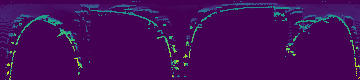
#> input picture scan_dl_images_origianl/sc_000094.png, 360 x 80 px; its folder holds only this picture in this run
$ python compere_data.py
#> lines starting #> are read from the running program, lines starting #| are printed output that depends on the picture; long printed decimals are rounded
import os
import numpy as np
from PIL import Image
import matplotlib.pyplot as plt
from skimage.metrics import structural_similarity as ssim
from skimage.metrics import mean_squared_error
import glob

def compare_images(folder1, folder2, output_folder="comparison_results"):
    """
    Compare images with the same filename from two different folders.

    Parameters:
    - folder1: Path to first folder containing images
    - folder2: Path to second folder containing images
    - output_folder: Folder to save comparison results
    """
#> called with folder1 = 'scan_dl_images_origianl', folder2 = 'scan_dl_images_second', output_folder = 'comparison_results'
    # Create output folder
    os.makedirs(output_folder, exist_ok=True)

    # Get list of image files in both folders
    files1 = sorted(glob.glob(os.path.join(folder1, "*.png")))

    # Track overall statistics
    all_ssim = []
    all_mse = []
    all_filenames = []

    # Set thresholds for determining similarity
    ssim_threshold = 0.99  # SSIM above this is considered similar
    mse_threshold = 0.0001  # MSE below this is considered similar

    print(f"Comparing images from:\n - {folder1}\n - {folder2}\n")
    print(f"{'Filename':<15} {'SSIM':<10} {'MSE':<10} {'Similar?':<10}")
    print("-" * 50)

    # Loop through files in folder1
    for file_path1 in files1:
        filename = os.path.basename(file_path1)
        file_path2 = os.path.join(folder2, filename)

        # Check if file exists in second folder
        if not os.path.exists(file_path2):
            print(f"{filename:<15} {'N/A':<10} {'N/A':<10} {'File missing in folder 2':<10}")
            continue

        # Open images
        img1 = np.array(Image.open(file_path1).convert('L'))  # Convert to grayscale
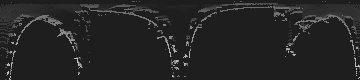
#> img1: shape (80, 360); min 30, max 215, mean 36.9
        img2 = np.array(Image.open(file_path2).convert('L'))

        # Ensure images are the same size
        if img1.shape != img2.shape:
            print(f"{filename:<15} {'N/A':<10} {'N/A':<10} {'Different sizes':<10}")
            continue

        # Calculate SSIM (structural similarity)
        similarity = ssim(img1, img2)
#> similarity = 1

        # Calculate MSE (mean squared error)
        error = mean_squared_error(img1, img2)
#> error = 0

        # Determine if images are similar
        is_similar = similarity > ssim_threshold and error < mse_threshold
#> is_similar = True

        # Save results
        all_ssim.append(similarity)
        all_mse.append(error)
        all_filenames.append(filename)

        # Print results
        print(f"{filename:<15} {similarity:.6f} {error:.6f} {'Yes' if is_similar else 'No':<10}")
#| sc_000094.png   1.000 0 Yes

        # Create visual comparison
        fig, axes = plt.subplots(1, 3, figsize=(15, 5))

        # Display original images
        axes[0].imshow(img1, cmap='viridis')
        axes[0].set_title(f"Original\n{folder1}")
        axes[0].axis('off')

        axes[1].imshow(img2, cmap='viridis')
        axes[1].set_title(f"Optimized\n{folder2}")
        axes[1].axis('off')

        # Display difference image
        diff = np.abs(img1 - img2)
#> diff: shape (80, 360); every value is 0
        axes[2].imshow(diff, cmap='hot')
        axes[2].set_title(f"Difference\nSSIM: {similarity:.4f}, MSE: {error:.6f}")
        axes[2].axis('off')

        plt.tight_layout()
        plt.savefig(os.path.join(output_folder, f"compare_{filename}"))
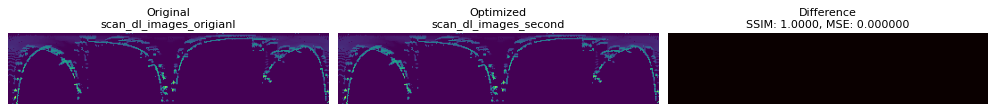
#> figure drawn by matplotlib, 3 panels
        plt.close()

    # Summary statistics
    if all_ssim:
        avg_ssim = np.mean(all_ssim)
#> avg_ssim = 1
        avg_mse = np.mean(all_mse)
#> avg_mse = 0
        similar_count = sum(1 for s, e in zip(all_ssim, all_mse) if s > ssim_threshold and e < mse_threshold)
#> similar_count = 1

        print("\nSummary:")
        print(f"Total images compared: {len(all_ssim)}")
#| Total images compared: 1
        print(f"Similar images: {similar_count} ({similar_count/len(all_ssim)*100:.1f}%)")
#| Similar images: 1 (100.0%)
        print(f"Average SSIM: {avg_ssim:.6f}")
#| Average SSIM: 1.000
        print(f"Average MSE: {avg_mse:.6f}")
#| Average MSE: 0

        # Create summary plot
        plt.figure(figsize=(10, 6))
        plt.scatter(all_ssim, all_mse, alpha=0.7)
        for i, filename in enumerate(all_filenames):
            plt.annotate(filename, (all_ssim[i], all_mse[i]))

        plt.axhline(y=mse_threshold, color='r', linestyle='--', alpha=0.5)
        plt.axvline(x=ssim_threshold, color='r', linestyle='--', alpha=0.5)

        plt.xlabel('SSIM (higher is better)')
        plt.ylabel('MSE (lower is better)')
        plt.title('Image Comparison Summary')
        plt.yscale('log')  # Use log scale for MSE to better visualize differences
        plt.grid(True, alpha=0.3)
        plt.tight_layout()
        plt.savefig(os.path.join(output_folder, "summary_plot.png"))
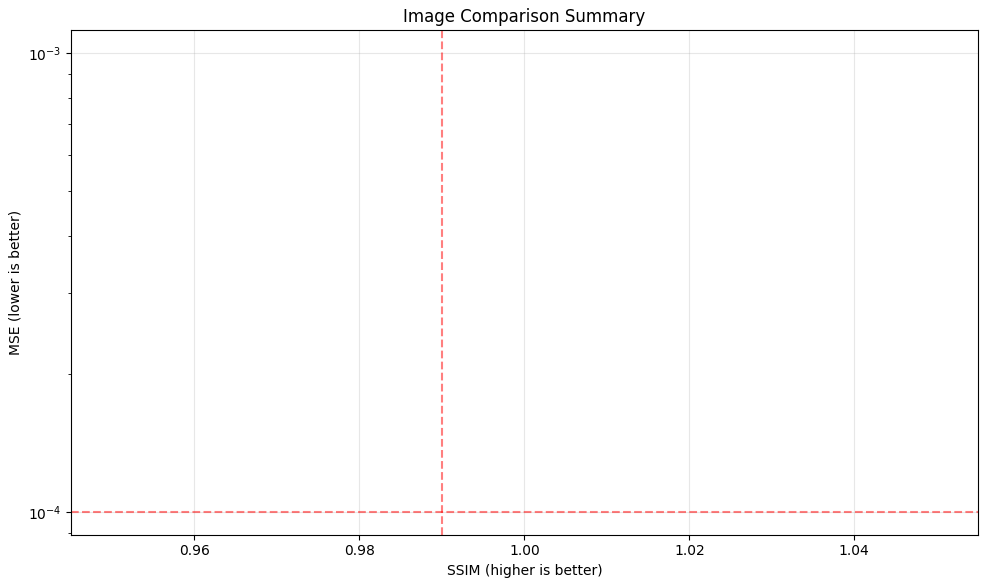
#> figure drawn by matplotlib, 1 panel
        plt.close()
    else:
        print("\nNo images were compared.")

if __name__ == "__main__":
    # Folder paths
    original_folder = "scan_dl_images_origianl"
    optimized_folder = "scan_dl_images_second"

    # Run comparison
    compare_images(original_folder, optimized_folder)

    print("\nComparison complete. Results saved to 'comparison_results' folder.")

$ run again, on scan_dl_images_origianl/sc_000198.png
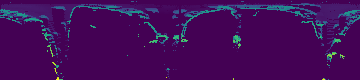
#> input picture scan_dl_images_origianl/sc_000198.png, 360 x 80 px
#> in compare_images, `img1 = np.array(Image.open(file_path1).convert('L'))`:
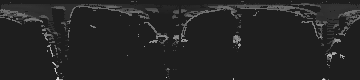
#> img1: shape (80, 360); min 30, max 215, mean 36.9
#> similarity = 1
#> error = 0
#> is_similar = True
#| sc_000198.png   1.000 0 Yes
#> diff: shape (80, 360); every value is 0
#> in compare_images, `plt.savefig(os.path.join(output_folder, f"compare_{filename}"))`:
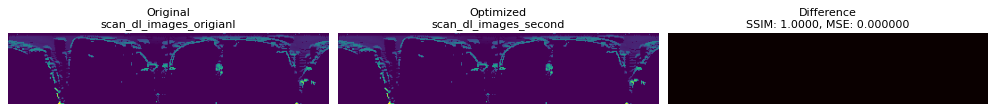
#> figure drawn by matplotlib, 3 panels
#> avg_ssim = 1
#> avg_mse = 0
#> similar_count = 1
#| Total images compared: 1
#| Similar images: 1 (100.0%)
#| Average SSIM: 1.000
#| Average MSE: 0
